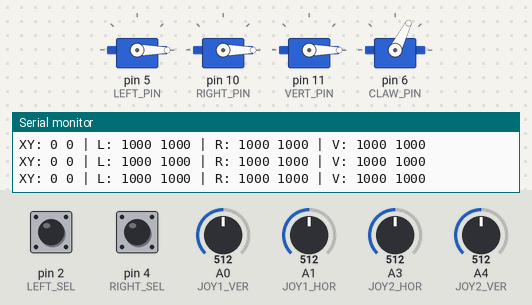
A sketch run on a simulated Arduino Uno, built with avr-gcc and run on an emulated ATmega328P. On the bench: 4 × servo, the last lines printed to the serial monitor. The test bench sets the inputs (shaded band); at power-on: A4 (JOY2_VER) = 512, A0 (JOY1_VER) = 512, A1 (JOY1_HOR) = 512, pin 2 (LEFT_SEL) HIGH, pin 4 (RIGHT_SEL) HIGH, A3 (JOY2_HOR) = 512.

Above: at 6.2 s.
6.3 s: A4 (JOY2_VER) set to 716
At 7.13 s:
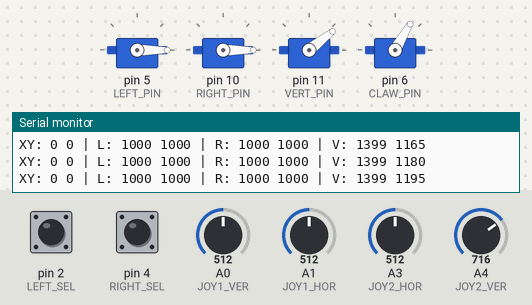
At 8.15 s:
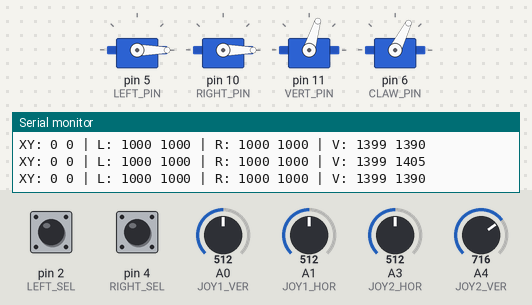
9.3 s: A0 (JOY1_VER) set to 716
At 9.77 s:
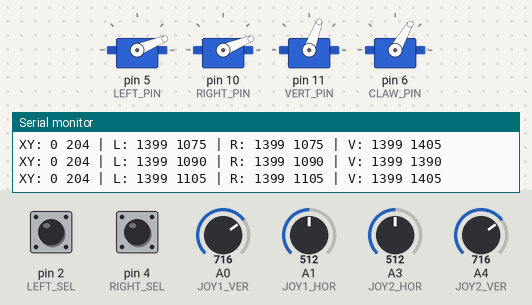
At 10.17 s:
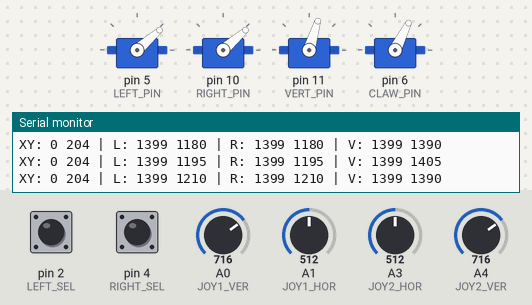
12.3 s: A1 (JOY1_HOR) set to 532
15.3 s: A1 (JOY1_HOR) set to 716
18.3 s: pin 2 (LEFT_SEL) pulled LOW for 1 s
21.3 s: A4 (JOY2_VER) set to 992
Timing chart, 0 to 25.3 s (numbered marks = the images above; inputs shaded):
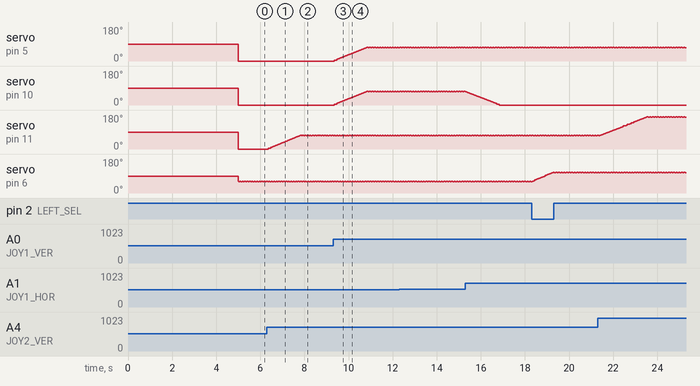

Measured:
- by itself, servo on pin 6 (CLAW_PIN): alternates 111° for 0.06 s and 108° for 0.06 s

The sketch:

rov2.ino
```cpp
#include <Servo.h>

#define LEFT_PIN 5
#define RIGHT_PIN 10
#define VERT_PIN 11
#define CLAW_PIN 6

#define LEFT_SEL 2
#define RIGHT_SEL 4

#define JOY1_HOR A1
#define JOY1_VER A0

#define JOY2_HOR A3
#define JOY2_VER A4

#define MIN_PULSE 1000
#define MAX_PULSE 2000

#define MOTOR_PULSE_STEP 15
#define SERVO_PULSE_STEP 3

Servo s_left;
Servo s_right;
Servo s_vert;
Servo s_claw;

int left_pulse = MIN_PULSE;
int right_pulse = MIN_PULSE;
int vert_pulse = MIN_PULSE;

int left_goal = MIN_PULSE;
int right_goal = MIN_PULSE;
int vert_goal = MIN_PULSE;

#define CLAW_OPEN 60
#define CLAW_CLOSED 135
int claw_goal = CLAW_OPEN;
int claw_pulse = CLAW_OPEN;

void setup()
{
  Serial.begin(9600);

  pinMode(JOY1_HOR, INPUT);
  pinMode(JOY1_VER, INPUT);
  pinMode(JOY2_HOR, INPUT);
  pinMode(JOY2_VER, INPUT);

  pinMode(LEFT_SEL, INPUT_PULLUP);
  pinMode(RIGHT_SEL, INPUT_PULLUP);

  s_left.attach(LEFT_PIN, MIN_PULSE, MAX_PULSE);
  s_right.attach(RIGHT_PIN, MIN_PULSE, MAX_PULSE);
  s_vert.attach(VERT_PIN, MIN_PULSE, MAX_PULSE);
  s_claw.attach(CLAW_PIN);
  delay(5000);
}

void loop()
{
  int y1 = map(analogRead(JOY1_VER), 0, 1023, -512, 511);
  int x1 = map(analogRead(JOY1_HOR), 0, 1023, -512, 511);
  int y2 = map(analogRead(JOY2_VER), 0, 1023, -512, 511);
  int x2 = map(analogRead(JOY2_HOR), 0, 1023, -512, 511);

  bool left_press = digitalRead(LEFT_SEL) == HIGH;
  bool right_press = digitalRead(RIGHT_SEL) == HIGH;

  // Update claw
  if (left_press && claw_goal == CLAW_CLOSED)
  {
    claw_goal = CLAW_OPEN;
  }
  else if (right_press && claw_goal == CLAW_OPEN)
  {
    claw_goal = CLAW_CLOSED;
  }

  if (claw_goal > claw_pulse)
  {
    claw_pulse += SERVO_PULSE_STEP;
  }
  else if (claw_goal < claw_pulse)
  {
    claw_pulse -= SERVO_PULSE_STEP;
  }
  s_claw.write(claw_pulse);

  // Update goals

  // Joystick
  if (x1 < 99 && x1 > -100)
  {
    if (y1 < 99)
    {
      // Dead zone
      left_goal = MIN_PULSE;
      right_goal = MIN_PULSE;
    }
    else
    {
      left_goal = map(y1, 0, 511, MIN_PULSE, MAX_PULSE);
      right_goal = map(y1, 0, 511, MIN_PULSE, MAX_PULSE);
    }
  }
  else
  {
    if (x1 < 0)
    {
      right_goal = map(x1, -1, -512, MIN_PULSE, MAX_PULSE);
      left_goal = MIN_PULSE;
    }
    else
    {
      left_goal = map(x1, 0, 511, MIN_PULSE, MAX_PULSE);
      right_goal = MIN_PULSE;
    }
  }

  /// Joystick 2

  // top
  if (y2 > 50)
  {
    vert_goal = map(y2, 0, 511, MIN_PULSE, MAX_PULSE);
  }
  // bottom
  else
  {
    vert_goal = MIN_PULSE;
  }

  // Update motors themselves
  Serial.print("XY: ");
  Serial.print(x1);
  Serial.print(" ");
  Serial.print(y1);
  Serial.print(" | ");

  Serial.print("L: ");
  Serial.print(left_goal);
  Serial.print(" ");
  Serial.print(left_pulse);
  Serial.print(" | ");

  Serial.print("R: ");
  Serial.print(right_goal);
  Serial.print(" ");
  Serial.print(right_pulse);
  Serial.print(" | ");

  Serial.print("V: ");
  Serial.print(vert_goal);
  Serial.print(" ");
  Serial.print(vert_pulse);
  Serial.print("\n");

  if (left_goal > left_pulse)
  {
    left_pulse += MOTOR_PULSE_STEP;
  }
  else if (left_goal < left_pulse)
  {
    left_pulse -= MOTOR_PULSE_STEP;
  }

  if (right_goal > right_pulse)
  {
    right_pulse += MOTOR_PULSE_STEP;
  }
  else if (right_goal < right_pulse)
  {
    right_pulse -= MOTOR_PULSE_STEP;
  }

  if (vert_goal > vert_pulse)
  {
    vert_pulse += MOTOR_PULSE_STEP;
  }
  else if (vert_goal < vert_pulse)
  {
    vert_pulse -= MOTOR_PULSE_STEP;
  }

  s_right.writeMicroseconds(right_pulse);
  s_left.writeMicroseconds(left_pulse);
  s_vert.writeMicroseconds(vert_pulse);

  delay(15);
}
```
